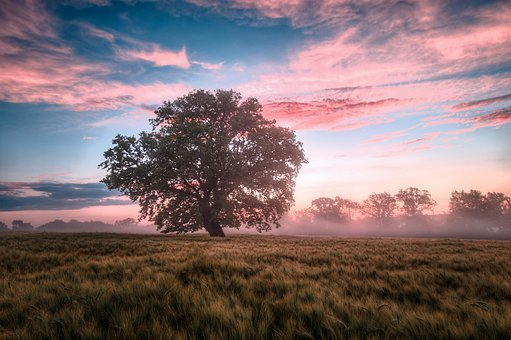
#> input picture Image To Pencil Sketch/img.jpg, 511 x 340 px
$ jupyter execute Sketch.py.ipynb
#> lines starting #> are read from the running program, lines starting #| are printed output that depends on the picture
[cell 1]
import cv2 # importing the module

img = cv2.imread('img.jpg')
#> img is the input picture: shape (340, 511, 3); mean B, G, R 112.8, 110.7, 129.9
cv2.imshow('Original',img )

gray_scale = cv2.cvtColor(img, cv2.COLOR_BGR2GRAY) # converting the image to grayscale
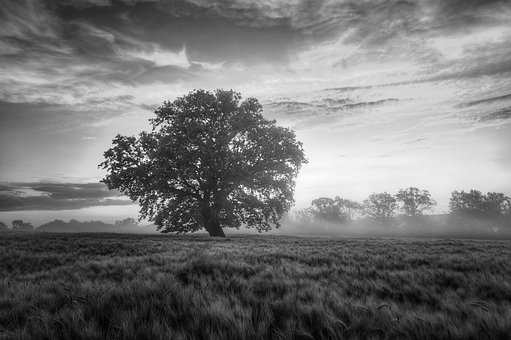
#> gray_scale: shape (340, 511); min 0, max 255, mean 116.7

inverted_img = 255 - gray_scale # invert the image
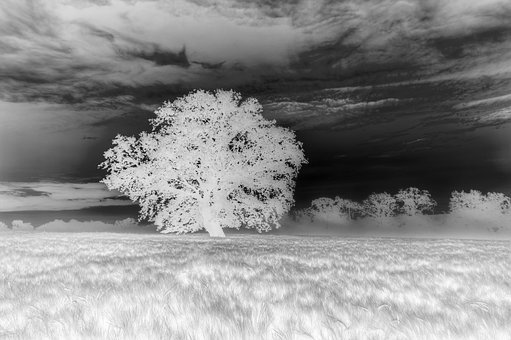
#> inverted_img: shape (340, 511); min 0, max 255, mean 138.3

blurred_img = cv2.GaussianBlur(inverted_img, (21,21), 0) # blur the image by GaussianBlur
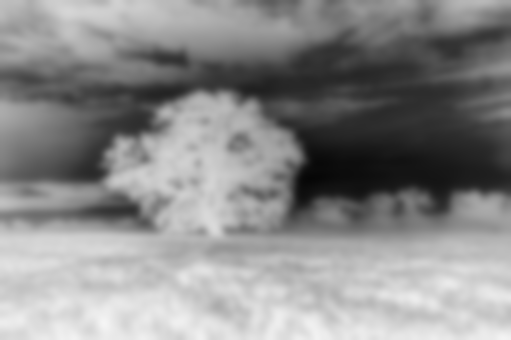
#> blurred_img: shape (340, 511); min 6, max 245, mean 138.3

invert_blurred_img = 255 - blurred_img # invert the blurred image
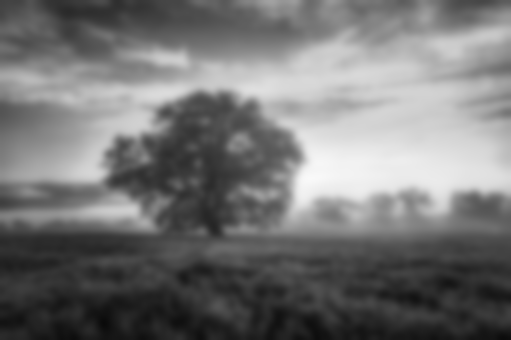
#> invert_blurred_img: shape (340, 511); min 10, max 249, mean 116.7


pencil_sketch_img = cv2.divide(gray_scale, invert_blurred_img, scale=256.0) # create the pencil sketch image
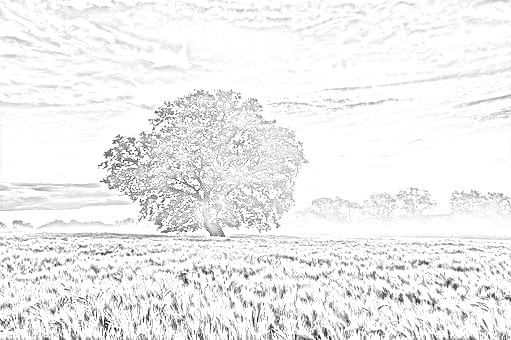
#> pencil_sketch_img: shape (340, 511); min 0, max 255, mean 239
cv2.imshow('Pencil Sketch',pencil_sketch_img )

cv2.waitKey(0)
